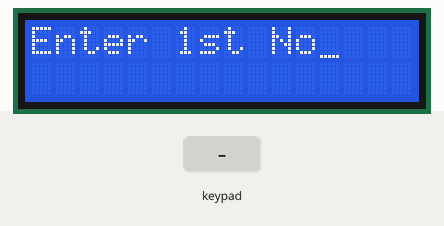
Bench run of a program on a simulated ATmega32, built with avr-gcc and emulated at 1 MHz (the files do not name the chip). Shown: 16×2 character LCD. Wiring (inferred from the signals the program sends): 4×4 keypad with keys 1 2 3 / 4 5 6 * 7 8 9 - A 0 = +: rows PA4, PA5, PA6, PA7; columns PA0, PA1, PA2, PA3. Wiring (inferred from the names in the program): character LCD (HD44780): RS PC0; R/W PC1; E PC2; data PD0, PD1, PD2, PD3, PD4, PD5, PD6, PD7. The test bench sets the inputs (shaded band).

Above: at 1.2 s.
1.3 s: keypad keys 9 - 4 = pressed 0.4 s apart
At 3.7 s:
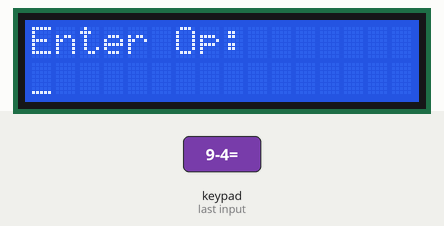
4.4 s: key '-' pressed
At 6.67 s:
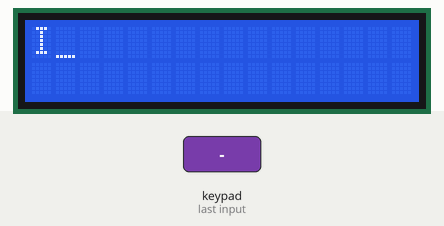
6.8 s: keypad keys 1 2 A pressed 0.4 s apart
9.5 s: key '/' pressed
At 11.6 s:
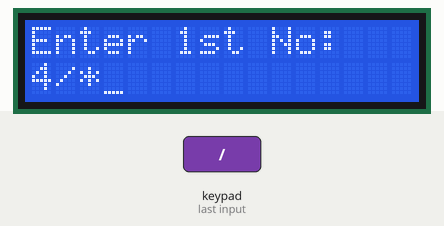
12.5 s: key 'A' pressed
At 13.4 s:
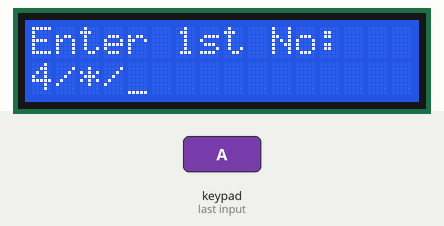
14.2 s: keypad keys 2 5 A pressed 0.4 s apart
At 16.5 s:
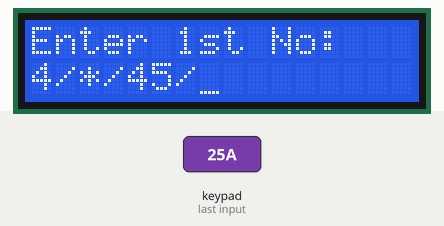

Measured:
- after the input at 1.3 s, the display: first differs from a run without the input after 0.77 s (image 1 shows a later state)
- after the input at 4.4 s, the display: first differs from a run without the input after 2.2 s (image 2)
- after the input at 9.5 s, the display: first differs from a run without the input after 1.6 s (image 3)
- after the input at 12.5 s, the display: changes after 0.21 s (image 4)
- after the input at 14.2 s, the display: first changes after 0.21 s (image 5 shows a later state)
- what the display in image 1 shows lasts 0.8 s, from 3.1 s to 3.9 s

The program:

main.c
```c
/*
 * Simple Calculator.c
 *
 * Created: 8/12/2024 12:38:05 PM
 * Author : Ziad Mohamed
 */

#include <avr/io.h>
#include "LCD.h"
#include "Keypad.h"
#define F_CPU 1000000UL

int main(void)
{
	LCD_init();
	LCD_clear(); // Clear the LCD

	// Initialize the operands, operation, and key
	int firstOperand = 0;
	int secondOperand = 0;
	U8 operation;
	U8 key;

	while(1)
	{
		LCD_clear();
		LCD_display_string("Enter 1st No:");
		LCD_second_line(); // Move the cursor to the second line
		_delay_ms(500);

		firstOperand = 0;
		while(1)
		{
			key = keypad_scan(); // Scan for the first operand
			if(key >= '0' && key <= '9') // Check if it is a digit
			{
				firstOperand = (firstOperand * 10) + (key - '0'); // Multi-digit number
			}
			else if (key == '=') // If '=' is pressed, move to the next step without displaying it
			{
				break; // Exit the loop after completing the first operand
			}
		}

		LCD_clear();

		LCD_display_string("Enter Op:");
		LCD_second_line();
		_delay_ms(500);

		while(1)
		{
			key = keypad_scan();
			operation = key;  // Store the operation
			_delay_ms(500);
			break; // Exit the loop after storing the operation
		}

		LCD_clear();
		LCD_display_string("Enter 2nd No:");
		LCD_second_line();
		_delay_ms(500);

		secondOperand = 0;
		while(1)
		{
			key = keypad_scan();
			if(key >= '0' && key <= '9')
			{
				secondOperand = (secondOperand * 10) + (key - '0');
			}
			else if (key == '=') // If '=' is pressed, move to the next step without displaying it
			{
				break; // Exit the loop after completing the first operand
			}
		}

		float result = 0.0;
		switch(operation)
		{
			case '+':
			result = (float)firstOperand + (float)secondOperand;
			break;

			case '-':
			result = (float)firstOperand - (float)secondOperand;
			break;

			case '*':
			result = (float)firstOperand * (float)secondOperand;
			break;

			case '/':
			if(secondOperand != 0)
			{
				result = (float)firstOperand / (float)secondOperand;
			}
			else
			{
				LCD_clear();
				LCD_display_string("Error: Div 0");
				_delay_ms(1000);
				continue;
			}
			break;

			default:
			LCD_clear();
			LCD_display_string("Invalid Op");
			_delay_ms(1000);
			continue;
		}

		LCD_clear();
		LCD_display_string("Result: ");
		LCD_second_line();
		LCD_display_float(result); // Use floating-point display function
		_delay_ms(2000);
	}
}
```

Keypad.h
```c
/*
 * Keypad.h
 *
 * Created: 8/12/2024 12:39:34 PM
 *  Author: Ziad Mohamed
 */


#ifndef KEYPAD_H_
#define KEYPAD_H_

#include <avr/io.h>        // Include AVR input/output library for I/O operations
#include <util/delay.h>    // Include delay utility for timing functions

// Define the port, pin, and data direction register for the keypad
#define KEYPAD_PORT     PORTA
#define KEYPAD_PIN      PINA
#define KEYPAD_DDR      DDRA

// Define masks for rows and columns of the keypad
#define KEYPAD_ROW_MASK 0x0F    // Mask for rows (lower 4 bits)
#define KEYPAD_COL_MASK 0xF0    // Mask for columns (upper 4 bits)

// Define the keypad layout in a 4x4 matrix (This array is not consistent)
char keypad[4][4] = {
	{'1', '2', '3', '/'},
	{'4', '5', '6', '*'},
	{'7', '8', '9', '-'},
	{'*', '0', '=', '+'}
};

// Function to read the pressed key on the keypad
char readKeypad()
{
	while(1)
	{
		for (int col = 0; col < 4; col++)
		{
			KEYPAD_DDR = KEYPAD_COL_MASK;
			KEYPAD_PORT = ~(1 << (col + 4));

			for (int row = 0; row < 4; row++)
			{
				if (!(KEYPAD_PIN & (1 << row)))
				{
					_delay_ms(50); // Simple debounce delay
					while (!(KEYPAD_PIN & (1 << row))); // Wait until the key is released
					_delay_ms(50);  // Additional debounce delay
					return keypad[row][col];
				}
			}
		}
	}
	return 0;
}

//Function to scan the keypad and return the pressed key
char keypad_scan()
{
	char key = readKeypad();  // Read the pressed key
	if (key != 0)
	{
		// Display the pressed key on the LCD (assuming LCD_DISPLAY_CHAR is defined elsewhere)
		LCD_DISPLAY_CHAR(key);
		_delay_ms(2);
	}

	return key;  // Return the pressed key
}
#endif /* KEYPAD_H_ */
```

LCD.h
```c
/*
 * LCD.h
 *
 * Created: 8/12/2024 12:38:26 PM
 *  Author: Ziad Mohamed
 */


#ifndef LCD_H_
#define LCD_H_

#include <avr/delay.h>
#include <stdio.h>
#include <stdlib.h>

#define LCD_DATA_PORT PORTD
#define LCD_CTRL_PORT PORTC
#define RS_PIN PC0
#define RW_PIN PC1
#define E_PIN PC2

typedef unsigned char U8;

void LCD_command(U8 cmnd);
void LCD_data(U8 data);
void LCD_display_string(const U8 *str);
void LCD_DISPLAY_CHAR(const U8 *id);
void LCD_display_float(float num);
void LCD_display_number(int num);
void LCD_clear();
void LCD_second_line();

void LCD_init(){
	DDRD = 0xFF; //DATA PORT = OUTPUT
	DDRC |= (1<<RS_PIN) | (1<<RW_PIN) | (1<<E_PIN); //CONTROL PORT = OUTPUT
	_delay_ms(20); //LCD POWER ON DELAY

	LCD_command(0x38); //2 Lines, 5x7 Matrix
	LCD_command(0x0E); //Display ON, Cursor ON
	LCD_command(0x01); //Clear display
	_delay_ms(2);
}

void LCD_command(U8 cmnd){
	LCD_DATA_PORT = cmnd; //Send command to the data port
	LCD_CTRL_PORT &= ~(1<<RS_PIN); //RS = 0 for command
	LCD_CTRL_PORT &= ~(1<<RW_PIN); //RW = 0 for write
	LCD_CTRL_PORT |= (1<<E_PIN); //Enable High
	_delay_ms(1);

	LCD_CTRL_PORT &= ~(1<<E_PIN); //Enable Low
	_delay_ms(1);
}

void LCD_data(U8 data){
	LCD_DATA_PORT = data; //Send data to the data port
	LCD_CTRL_PORT |= (1<<RS_PIN); //RS = 1 for command
	LCD_CTRL_PORT &= ~(1<<RW_PIN); //RW = 0 for write
	LCD_CTRL_PORT |= (1<<E_PIN); //Enable High
	_delay_ms(1);

	LCD_CTRL_PORT &= ~(1<<E_PIN); //Enable Low
	_delay_ms(1);
}

void LCD_display_string(const U8 *str){
	for (U8 i = 0; str[i] != '\0'; i++){
		LCD_data(str[i]);
		_delay_ms(100);
	}
}

void LCD_DISPLAY_CHAR(const U8 *id){
	LCD_data(id);
}


void LCD_display_float(float num) {
	char buffer[16];
	dtostrf(num, 0, 2, buffer); // Convert float to string with specified width and precision
	buffer[15] = '\0'; // Ensure null-termination
	LCD_display_string((U8 *)buffer); // Display string on LCD
}


void LCD_display_number(int num){
	char buffer[16];
	itoa(num, buffer, 10); // Convert number to string
	LCD_display_string((U8 *)buffer); // Display string representation of number
}

void LCD_clear(){
	LCD_command(0x01);
	_delay_ms(2);
}

void LCD_second_line(){
	LCD_command(0xC0);
	_delay_ms(2);
}

#endif /* LCD_H_ */
```
